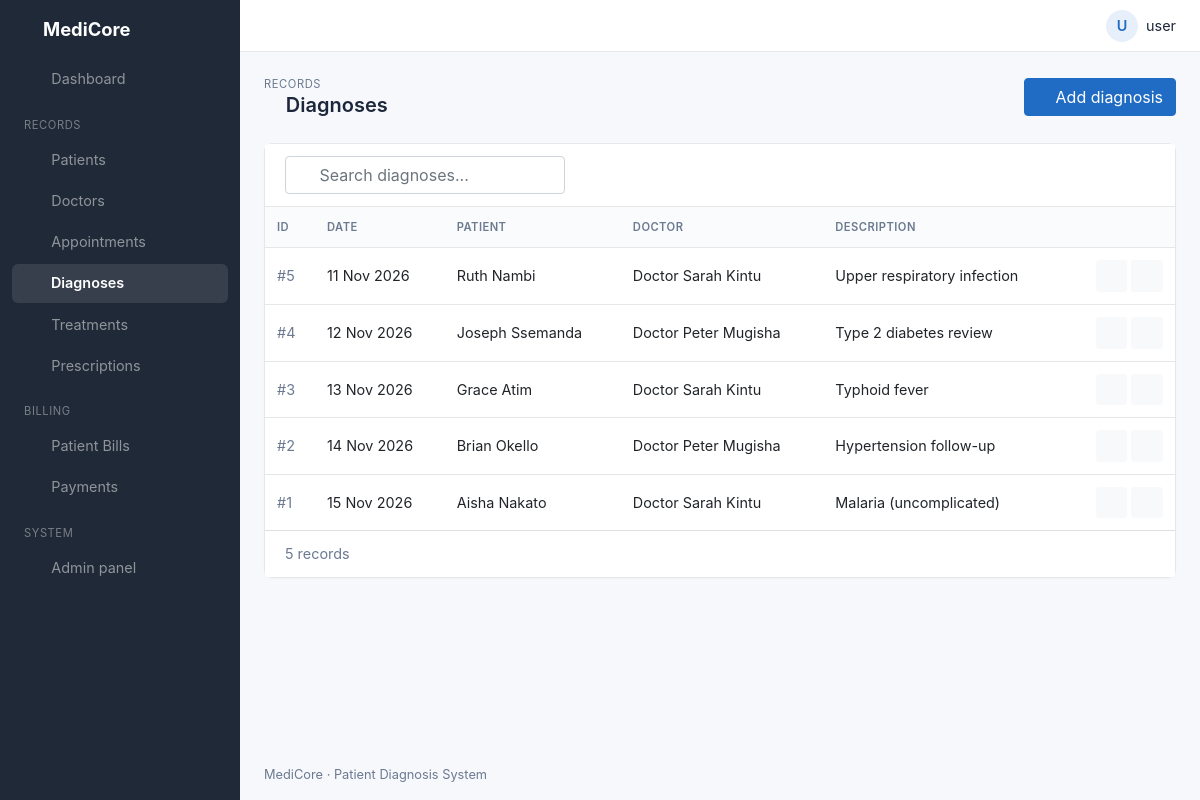
The page /diagnoses/ (signed in) on the database its author committed.
### clinic/models.py (models this page shows, shortened)
class Diagnosis(models.Model):
    diagnosis_id = models.AutoField(primary_key=True)
    date = models.DateField()
    doctor = models.ForeignKey(Doctor, on_delete=models.PROTECT)
    patient = models.ForeignKey(Patient, on_delete=models.CASCADE)
    description = models.TextField()
    class Meta:
        verbose_name_plural = "diagnoses"

class Patient(models.Model):
    GENDER = [("Male", "Male"), ("Female", "Female")]
    patient_id = models.AutoField(primary_key=True)
    name = models.CharField(max_length=150)
    date_of_birth = models.DateField()
    contact = models.CharField(max_length=20)
    gender = models.CharField(max_length=10, choices=GENDER)
    age = models.PositiveIntegerField()
    weight = models.DecimalField(max_digits=5, decimal_places=1, help_text="kg")
    address = models.CharField(max_length=255)
    def __str__(self):
        return self.name

class Doctor(models.Model):
    GENDER = [("Male", "Male"), ("Female", "Female")]
    DESIGNATION = [("Doctor", "Doctor"), ("Nurse", "Nurse")]
    doctor_id = models.AutoField(primary_key=True)
    first_name = models.CharField(max_length=80)
    last_name = models.CharField(max_length=80)
    gender = models.CharField(max_length=10, choices=GENDER)
    designation = models.CharField(max_length=20, choices=DESIGNATION)
    contact = models.CharField(max_length=20)
    address = models.CharField(max_length=255)
    age = models.PositiveIntegerField()
    def __str__(self):
        return f"{self.designation} {self.first_name} {self.last_name}"

### clinic/views.py (the view)
# urls.py: path('diagnoses/', diagnoses, name='diagnoses'),
@login_required
def diagnoses(request):
    return show_list(request, Diagnosis, "diagnoses.html", ["patient__name", "description"])

### clinic/views.py (called while the page is built)
def show_list(request, model, template, search_fields):
    items = model.objects.all().order_by("-pk")
    q = request.GET.get("q", "").strip()
    if q:
        condition = Q()
        for field in search_fields:
            condition |= Q(**{f"{field}__icontains": q})
        items = items.filter(condition)
    return render(request, template, {"items": items, "q": q})

### templates/diagnoses.html (shortened to what this page needs)
{% extends 'base.html' %}
{% load static %}
{% load crispy_forms_tags %}
{% block pretitle %}Records{% endblock %}
{% block heading %}<i class="ti ti-clipboard-heart"></i> Diagnoses{% endblock %}
{% block actions %}<a href="{% url 'add_diagnosis' %}" class="btn btn-primary"><i class="ti ti-plus"></i> Add diagnosis</a>{% endblock %}
{% block content %}
<div class="card">
  <div class="card-header">
    <form method="get" class="search flex-fill">
      <i class="ti ti-search"></i>
      <input type="text" name="q" value="{{ q }}" class="form-control" placeholder="Search diagnoses...">
    </form>
  </div>
  <div class="table-responsive">
    <table class="table table-hover">
      <thead><tr><th>ID</th><th>Date</th><th>Patient</th><th>Doctor</th><th>Description</th><th></th></tr></thead>
      <tbody>
      {% for x in items %}
        <tr>
          <td><span class="text-id">#{{ x.diagnosis_id }}</span></td>
          <td>{{ x.date|date:"d M Y" }}</td>
          <td>{{ x.patient }}</td>
          <td>{{ x.doctor }}</td>
          <td>{{ x.description|truncatechars:40 }}</td>
          <td class="text-right text-nowrap">
            <a href="{% url 'edit_diagnosis' x.pk %}" class="btn btn-sm btn-light btn-icon" title="Edit"><i class="ti ti-edit"></i></a>
            <a href="{% url 'delete_diagnosis' x.pk %}" class="btn btn-sm btn-light btn-icon text-danger" title="Delete"><i class="ti ti-trash"></i></a>
          </td>
        </tr>
      {% empty %}
        <tr><td colspan="6" class="text-muted">No diagnoses yet.</td></tr>
      {% endfor %}
      </tbody>
    </table>
  </div>
  <div class="card-footer">{{ items|length }} record{{ items|length|pluralize }}</div>
</div>
{% endblock %}

### templates/base.html (shortened to what this page needs)
{% load static %}
{% load crispy_forms_tags %}
<!DOCTYPE html>
<html lang="en">
<head>
  <link rel="stylesheet" href="{% static 'css/bootstrap.min.css' %}">
  <link rel="stylesheet" href="{% static 'css/tabler-icons.min.css' %}">
  <link rel="stylesheet" href="{% static 'css/style.css' %}">
</head>
<body>
<aside class="sidebar navbar navbar-dark navbar-expand-lg">
  <a class="navbar-brand" href="{% url 'Home' %}"><i class="ti ti-heartbeat"></i> MediCore</a>
  <div class="collapse navbar-collapse" id="menu">
    <ul class="navbar-nav">
      <li class="nav-item"><a class="nav-link {% if request.path == '/' %}active{% endif %}" href="{% url 'Home' %}"><i class="ti ti-layout-dashboard"></i> Dashboard</a></li>
      <li class="nav-heading">Records</li>
      <li class="nav-item"><a class="nav-link {% if '/patients/' in request.path %}active{% endif %}" href="{% url 'patients' %}"><i class="ti ti-user-heart"></i> Patients</a></li>
      <li class="nav-item"><a class="nav-link {% if '/doctors/' in request.path %}active{% endif %}" href="{% url 'doctors' %}"><i class="ti ti-stethoscope"></i> Doctors</a></li>
      <li class="nav-item"><a class="nav-link {% if '/appointments/' in request.path %}active{% endif %}" href="{% url 'appointments' %}"><i class="ti ti-calendar-event"></i> Appointments</a></li>
      <li class="nav-item"><a class="nav-link {% if '/diagnoses/' in request.path %}active{% endif %}" href="{% url 'diagnoses' %}"><i class="ti ti-clipboard-heart"></i> Diagnoses</a></li>
      <li class="nav-item"><a class="nav-link {% if '/treatments/' in request.path %}active{% endif %}" href="{% url 'treatments' %}"><i class="ti ti-bed"></i> Treatments</a></li>
      <li class="nav-item"><a class="nav-link {% if '/prescriptions/' in request.path %}active{% endif %}" href="{% url 'prescriptions' %}"><i class="ti ti-pill"></i> Prescriptions</a></li>
      <li class="nav-heading">Billing</li>
      <li class="nav-item"><a class="nav-link {% if '/bills/' in request.path %}active{% endif %}" href="{% url 'bills' %}"><i class="ti ti-file-invoice"></i> Patient Bills</a></li>
      <li class="nav-item"><a class="nav-link {% if '/payments/' in request.path %}active{% endif %}" href="{% url 'payments' %}"><i class="ti ti-cash"></i> Payments</a></li>
      <li class="nav-heading">System</li>
      <li class="nav-item"><a class="nav-link" href="/admin/"><i class="ti ti-settings"></i> Admin panel</a></li>
    </ul>
  </div>
</aside>
<div class="page-wrapper">
  <header class="topbar">
    <div class="dropdown ml-auto">
      <a href="#" class="user-menu" data-toggle="dropdown">
        <span class="avatar">{{ user.username|slice:":1"|upper }}</span>
        <span class="d-none d-md-inline">{{ user.username }}</span>
      </a>
    </div>
  </header>
  <div class="page-header">
    <div>
      <div class="page-pretitle">{% block pretitle %}MediCore{% endblock %}</div>
      <h2 class="page-title">{% block heading %}{% endblock %}</h2>
    </div>
    <div>{% block actions %}{% endblock %}</div>
  </div>
  <main class="page-body">
    {% block content %}{% endblock %}
  </main>
  <footer class="footer">MediCore &middot; Patient Diagnosis System</footer>
</div>
</body>
</html>

### static/css/style.css (style rules this page uses)
:root { --primary: #206bc4; --sidebar: #1f2937; --bg: #f6f8fb; --border: #e6e7e9; --muted: #6c7a91; }
body { background: var(--bg); color: #1d273b; font-size: .9rem; }
a { color: var(--primary); }
.btn-primary { background: var(--primary); border-color: var(--primary); }
.ti { font-size: 1.1rem; vertical-align: -2px; }
.sidebar { background: var(--sidebar); padding: 0; align-items: flex-start; }
.sidebar .navbar-brand { font-weight: 700; padding: 1rem 1.25rem; font-size: 1.15rem; }
.sidebar .navbar-brand .ti { color: #4dabf7; font-size: 1.5rem; }
.sidebar .navbar-nav { width: 100%; padding: 0 .75rem 1rem; }
.sidebar .nav-link { color: rgba(255,255,255,.7); border-radius: 6px; padding: .55rem .75rem !important; margin-bottom: 2px; }
.sidebar .nav-link .ti { margin-right: .6rem; }
.sidebar .nav-link.active { color: #fff; background: rgba(255,255,255,.1); font-weight: 600; }
.sidebar .nav-heading { color: rgba(255,255,255,.4); text-transform: uppercase; font-size: .7rem; letter-spacing: .05em; padding: 1rem .75rem .4rem; }
@media (min-width: 992px) { .sidebar { position: fixed; top: 0; bottom: 0; left: 0; width: 15rem; flex-direction: column; overflow-y: auto; } }
@media (min-width: 992px) { .sidebar .navbar-collapse { width: 100%; align-items: flex-start; } }
@media (min-width: 992px) { .sidebar .navbar-nav { flex-direction: column; } }
@media (min-width: 992px) { .page-wrapper { margin-left: 15rem; } }
.page-wrapper { min-height: 100vh; display: flex; flex-direction: column; }
.topbar { display: flex; align-items: center; background: #fff; border-bottom: 1px solid var(--border); padding: .6rem 1.5rem; }
.user-menu { display: flex; align-items: center; color: #1d273b; text-decoration: none !important; }
.avatar { width: 2rem; height: 2rem; border-radius: 50%; background: #e7f0fa; color: var(--primary); display: inline-flex; align-items: center; justify-content: center; font-weight: 600; margin-right: .5rem; }
.page-header { display: flex; justify-content: space-between; align-items: center; padding: 1.5rem 1.5rem .5rem; flex-wrap: wrap; gap: .75rem; }
.page-pretitle { text-transform: uppercase; font-size: .7rem; color: var(--muted); letter-spacing: .05em; }
.page-title { font-size: 1.25rem; font-weight: 600; margin: 0; }
.page-title .ti { color: var(--primary); font-size: 1.35rem; }
.page-body { padding: 1rem 1.5rem; flex: 1; }
.footer { padding: 1rem 1.5rem; color: var(--muted); font-size: .8rem; }
.card { border: 1px solid var(--border); border-radius: 8px; box-shadow: 0 1px 2px rgba(0,0,0,.03); margin-bottom: 1.25rem; }
.card-header { background: #fff; border-bottom: 1px solid var(--border); display: flex; justify-content: space-between; align-items: center; }
.card-footer { background: #fff; color: var(--muted); }
.table { margin-bottom: 0; }
.table thead th { border-top: 0; border-bottom: 1px solid var(--border); background: #fafbfc; color: var(--muted); font-size: .7rem; text-transform: uppercase; letter-spacing: .04em; font-weight: 600; }
.table td { vertical-align: middle; border-top: 1px solid var(--border); }
.text-id { color: var(--muted); }
.search { position: relative; max-width: 280px; }
.search .ti { position: absolute; left: .7rem; top: .55rem; color: var(--muted); }
.search input { padding-left: 2.1rem; }
.btn-icon { padding: .25rem .5rem; }

### rows shown on the page
Diagnosis: diagnosis_id "5", date "11 Nov 2026", patient "Ruth Nambi", doctor "Doctor Sarah Kintu", description "Upper respiratory infection"
Diagnosis: diagnosis_id "4", date "12 Nov 2026", patient "Joseph Ssemanda", doctor "Doctor Peter Mugisha", description "Type 2 diabetes review"
Diagnosis: diagnosis_id "3", date "13 Nov 2026", patient "Grace Atim", doctor "Doctor Sarah Kintu", description "Typhoid fever"
Diagnosis: diagnosis_id "2", date "14 Nov 2026", patient "Brian Okello", doctor "Doctor Peter Mugisha", description "Hypertension follow-up"
Diagnosis: diagnosis_id "1", date "15 Nov 2026", patient "Aisha Nakato", doctor "Doctor Sarah Kintu", description "Malaria (uncomplicated)"

### other values the page prints
{{ user.username|slice:":1"|upper }} "U"
{{ user.username }} "user"
{{ items|length }} "5"
